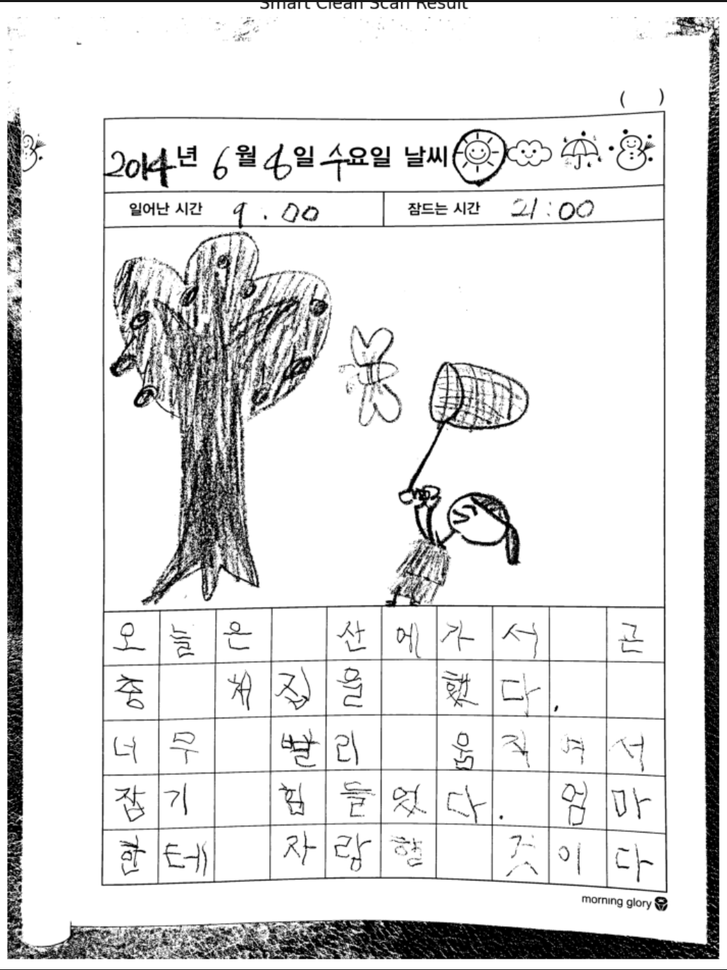
#> input picture ocr/lengthimg.png, 727 x 970 px, shrunk from 1031 x 1376 before the run
$ jupyter execute length_image_crop_process.ipynb
#> lines starting #> are read from the running program, lines starting #| are printed output that depends on the picture
[cell 1]
# 이미지 크롭 처리 - 라이브러리 import
import cv2
import matplotlib.pyplot as plt

# ===== 설정 (여기만 수정하면 됨) =====
IMAGE_PATH = "lengthimg.png"  # 이미지 경로 (절대경로 또는 상대경로)
# ==================================

[cell 2]
# 크롭 비율 설정 (0.0 ~ 1.0, 이미지 전체 크기 기준)
# 예: 0.20 = 20% 해당 영역 제거
CROP_TOP = 0.22     # 상단 20% 제거
CROP_BOTTOM = 0.35  # 하단 40% 제거
CROP_LEFT = 0.03    # 좌측 3% 제거
CROP_RIGHT = 0.03   # 우측 3% 제거

[cell 3]
# 1. 이미지 로드 (컬러 모드 유지, OpenCV 기본값)
img = cv2.imread(IMAGE_PATH)
#> img is the input picture: shape (970, 727, 3); min 0, max 255, mean 224.9

if img is None:
    raise FileNotFoundError(f"이미지를 찾을 수 없습니다: {IMAGE_PATH}")

# 2. BGR -> RGB 변환 (OpenCV는 BGR, matplotlib은 RGB 사용)
img_rgb = cv2.cvtColor(img, cv2.COLOR_BGR2RGB)

# 3. 이미지 width, height 획득
height, width = img.shape[:2]
#> height = 970; width = 727

# 4. 픽셀 좌표 계산 (비율 * 이미지크기)
x_start = int(width * CROP_LEFT)   # 좌측 3% 제거 -> x 시작점
#> x_start = 21
x_end = int(width * (1 - CROP_RIGHT))   # 우측 3% 제거 -> x 끝점
#> x_end = 705
y_start = int(height * CROP_TOP)   # 상단 20% 제거 -> y 시작점
#> y_start = 213
y_end = int(height * (1 - CROP_BOTTOM))  # 하단 40% 제거 -> y 끝점 (60%까지만)
#> y_end = 630

# 5. 크롭 적용 [y_start:y_end, x_start:x_end]
cropped_img = img_rgb[y_start:y_end, x_start:x_end]
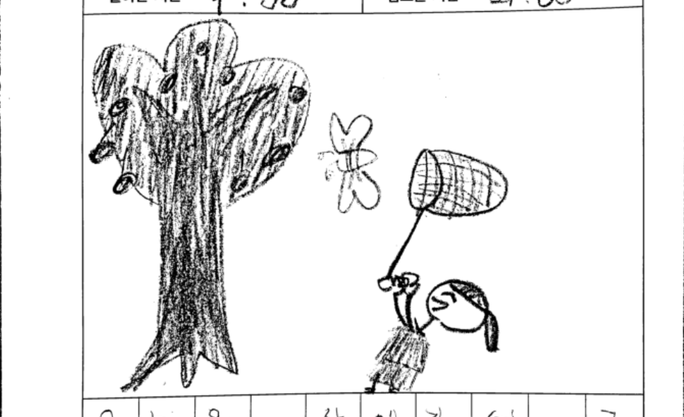
#> cropped_img: shape (417, 684, 3); min 0, max 255, mean 230.2

print(f"원본 크기: {width} x {height}")
#| 원본 크기: 727 x 970
print(f"크롭 후: {cropped_img.shape[1]} x {cropped_img.shape[0]}")
#| 크롭 후: 684 x 417
